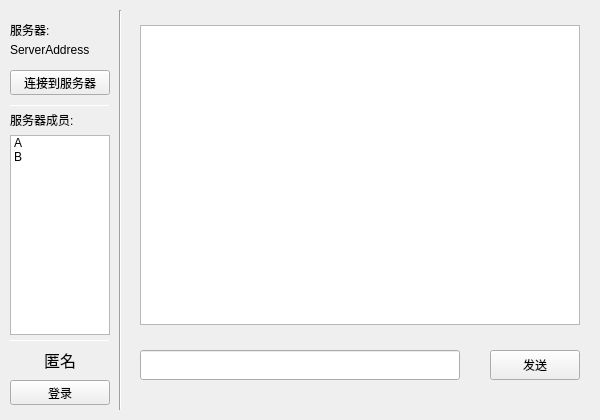
<?xml version="1.0" encoding="UTF-8"?>
<ui version="4.0">
 <class>MyChatClass</class>
 <widget class="QMainWindow" name="MyChatClass">
  <property name="geometry">
   <rect>
    <x>0</x>
    <y>0</y>
    <width>600</width>
    <height>420</height>
   </rect>
  </property>
  <property name="windowTitle">
   <string>MyChat</string>
  </property>
  <widget class="QWidget" name="centralWidget">
   <widget class="QPushButton" name="sendMessageButton">
    <property name="geometry">
     <rect>
      <x>490</x>
      <y>350</y>
      <width>90</width>
      <height>30</height>
     </rect>
    </property>
    <property name="text">
     <string>发送</string>
    </property>
   </widget>
   <widget class="QLineEdit" name="messageInput">
    <property name="geometry">
     <rect>
      <x>140</x>
      <y>350</y>
      <width>320</width>
      <height>30</height>
     </rect>
    </property>
   </widget>
   <widget class="QTextEdit" name="textMessageReceived">
    <property name="geometry">
     <rect>
      <x>140</x>
      <y>25</y>
      <width>440</width>
      <height>300</height>
     </rect>
    </property>
   </widget>
   <widget class="QPushButton" name="connectServerButton">
    <property name="geometry">
     <rect>
      <x>10</x>
      <y>70</y>
      <width>100</width>
      <height>25</height>
     </rect>
    </property>
    <property name="text">
     <string>连接到服务器</string>
    </property>
   </widget>
   <widget class="QLabel" name="label">
    <property name="geometry">
     <rect>
      <x>10</x>
      <y>20</y>
      <width>100</width>
      <height>20</height>
     </rect>
    </property>
    <property name="text">
     <string>服务器:</string>
    </property>
   </widget>
   <widget class="QLabel" name="label_ServerName">
    <property name="geometry">
     <rect>
      <x>10</x>
      <y>40</y>
      <width>100</width>
      <height>20</height>
     </rect>
    </property>
    <property name="text">
     <string>ServerAddress</string>
    </property>
   </widget>
   <widget class="QLabel" name="label_3">
    <property name="geometry">
     <rect>
      <x>10</x>
      <y>110</y>
      <width>100</width>
      <height>20</height>
     </rect>
    </property>
    <property name="text">
     <string>服务器成员:</string>
    </property>
   </widget>
   <widget class="QListWidget" name="serverMembersList">
    <property name="geometry">
     <rect>
      <x>10</x>
      <y>135</y>
      <width>100</width>
      <height>200</height>
     </rect>
    </property>
    <item>
     <property name="text">
      <string>A</string>
     </property>
    </item>
    <item>
     <property name="text">
      <string>B</string>
     </property>
    </item>
   </widget>
   <widget class="Line" name="line">
    <property name="geometry">
     <rect>
      <x>110</x>
      <y>10</y>
      <width>20</width>
      <height>400</height>
     </rect>
    </property>
    <property name="orientation">
     <enum>Qt::Orientation::Vertical</enum>
    </property>
   </widget>
   <widget class="Line" name="line_2">
    <property name="geometry">
     <rect>
      <x>10</x>
      <y>105</y>
      <width>100</width>
      <height>1</height>
     </rect>
    </property>
    <property name="orientation">
     <enum>Qt::Orientation::Horizontal</enum>
    </property>
   </widget>
   <widget class="Line" name="line_3">
    <property name="geometry">
     <rect>
      <x>10</x>
      <y>340</y>
      <width>100</width>
      <height>1</height>
     </rect>
    </property>
    <property name="orientation">
     <enum>Qt::Orientation::Horizontal</enum>
    </property>
   </widget>
   <widget class="QLabel" name="label_Username">
    <property name="geometry">
     <rect>
      <x>10</x>
      <y>350</y>
      <width>100</width>
      <height>20</height>
     </rect>
    </property>
    <property name="font">
     <font>
      <pointsize>12</pointsize>
     </font>
    </property>
    <property name="text">
     <string>匿名</string>
    </property>
    <property name="alignment">
     <set>Qt::AlignmentFlag::AlignCenter</set>
    </property>
   </widget>
   <widget class="QPushButton" name="loginButton">
    <property name="geometry">
     <rect>
      <x>10</x>
      <y>380</y>
      <width>100</width>
      <height>25</height>
     </rect>
    </property>
    <property name="text">
     <string>登录</string>
    </property>
   </widget>
  </widget>
 </widget>
 <layoutdefault spacing="6" margin="11"/>
 <resources>
  <include location="mychat.qrc"/>
 </resources>
 <connections/>
</ui>
